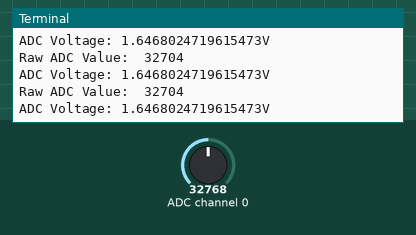
The program below on a simulated Raspberry Pi (BCM pin numbers). Parts: the last lines printed to the terminal. The test bench sets the inputs (shaded band); at power-on: ADC channel 0 = 32768 (analog values on the 0–65535 scale).

Above: at 1.2 s.
1.3 s: ADC channel 0 set to 45874
At 1.9 s:
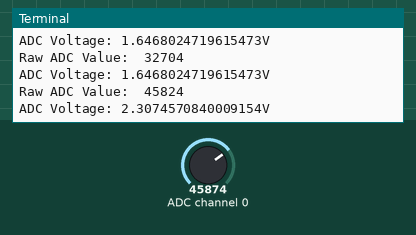
2.8 s: ADC channel 0 set to 57670
At 3.4 s:
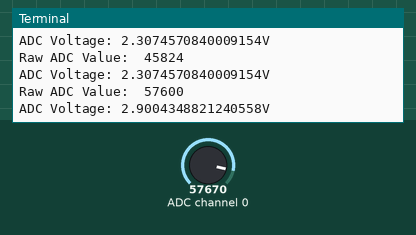
Timing chart, 0 to 5.8 s (numbered marks = the images above; inputs shaded):
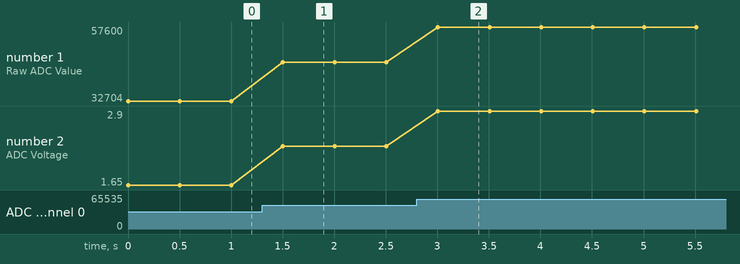

Measured:
- after the input at 1.3 s, the terminal: prints a new line after 0.20 s (image 1)
- after the input at 2.8 s, the terminal: prints a new line after 0.21 s (image 2)
- plotted number 1: 32704 → 45824 after the input at 1.3 s, 45824 → 57600 after the input at 2.8 s
- plotted number 2: 1.65 → 2.31 after the input at 1.3 s, 2.31 → 2.9 after the input at 2.8 s

The program:

photo.py
```python
import busio
import digitalio
import board
import adafruit_mcp3xxx.mcp3008 as MCP
import time
from adafruit_mcp3xxx.analog_in import AnalogIn

# create the spi bus
spi = busio.SPI(clock=board.SCK, MISO=board.MISO, MOSI=board.MOSI)

# create the cs (chip select)
cs = digitalio.DigitalInOut(board.D5)

# create the mcp object
mcp = MCP.MCP3008(spi, cs)

# create an analog input channel on pin 0
chan = AnalogIn(mcp, MCP.P0)

while True:
  print('Raw ADC Value: ', chan.value)
  print('ADC Voltage: ' + str(chan.voltage) + 'V')
  time.sleep(0.5)
```
